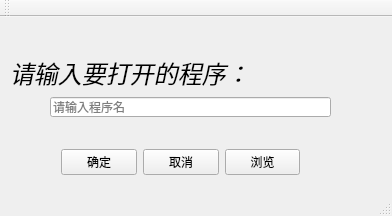
<?xml version="1.0" encoding="UTF-8"?>
<ui version="4.0">
 <class>VS_Run_ProgramClass</class>
 <widget class="QMainWindow" name="VS_Run_ProgramClass">
  <property name="geometry">
   <rect>
    <x>0</x>
    <y>0</y>
    <width>392</width>
    <height>216</height>
   </rect>
  </property>
  <property name="windowTitle">
   <string>VS_Run_Program</string>
  </property>
  <widget class="QWidget" name="centralWidget">
   <widget class="QLabel" name="label">
    <property name="geometry">
     <rect>
      <x>10</x>
      <y>40</y>
      <width>341</width>
      <height>31</height>
     </rect>
    </property>
    <property name="font">
     <font>
      <family>Adobe Caslon Pro</family>
      <pointsize>18</pointsize>
      <weight>50</weight>
      <italic>true</italic>
      <bold>false</bold>
     </font>
    </property>
    <property name="text">
     <string>请输入要打开的程序：</string>
    </property>
   </widget>
   <widget class="QLineEdit" name="lineEdit">
    <property name="geometry">
     <rect>
      <x>50</x>
      <y>80</y>
      <width>281</width>
      <height>20</height>
     </rect>
    </property>
    <property name="statusTip">
     <string/>
    </property>
    <property name="inputMask">
     <string/>
    </property>
    <property name="placeholderText">
     <string>请输入程序名</string>
    </property>
   </widget>
   <widget class="QWidget" name="">
    <property name="geometry">
     <rect>
      <x>50</x>
      <y>120</y>
      <width>261</width>
      <height>51</height>
     </rect>
    </property>
    <layout class="QHBoxLayout" name="horizontalLayout">
     <item>
      <widget class="QPushButton" name="pushButton">
       <property name="text">
        <string>确定</string>
       </property>
      </widget>
     </item>
     <item>
      <widget class="QPushButton" name="pushButton_2">
       <property name="text">
        <string>取消</string>
       </property>
      </widget>
     </item>
     <item>
      <widget class="QPushButton" name="pushButton_3">
       <property name="text">
        <string>浏览</string>
       </property>
      </widget>
     </item>
    </layout>
   </widget>
  </widget>
  <widget class="QToolBar" name="mainToolBar">
   <attribute name="toolBarArea">
    <enum>TopToolBarArea</enum>
   </attribute>
   <attribute name="toolBarBreak">
    <bool>false</bool>
   </attribute>
  </widget>
  <widget class="QStatusBar" name="statusBar"/>
 </widget>
 <layoutdefault spacing="6" margin="11"/>
 <resources>
  <include location="vs_run_program.qrc"/>
 </resources>
 <connections>
  <connection>
   <sender>pushButton</sender>
   <signal>clicked()</signal>
   <receiver>VS_Run_ProgramClass</receiver>
   <slot>OkBtnClicked()</slot>
   <hints>
    <hint type="sourcelabel">
     <x>101</x>
     <y>154</y>
    </hint>
    <hint type="destinationlabel">
     <x>26</x>
     <y>128</y>
    </hint>
   </hints>
  </connection>
 </connections>
 <slots>
  <slot>OkBtnClicked()</slot>
 </slots>
</ui>
